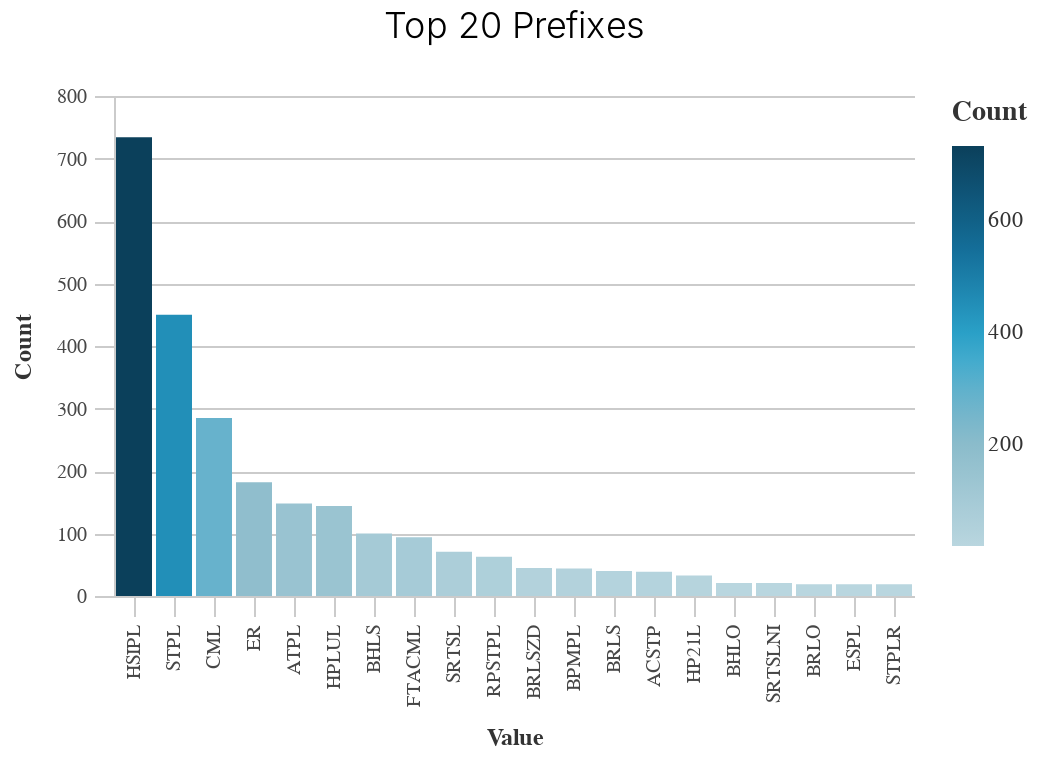

The code cell stored with this chart in its notebook:
### Code cell
display(
    Markdown(
        f"{df.prepared_y.min()}-{df.prepared_y.max()}: "
        f"<br>The **top 20 prefixes** were responsible for "
        f"**{core_prefix.pct_top20_project[0]}% of all projects** and "
        f"**{core_prefix.pct_top20_total_requested[0]}%** "
        "**of total requested funds** (2021\$)."
    )  
)

basic_bar_chart(df_top[df_top.variable=="prefix"], "value", "count", 
                title="Top 20 Prefixes")

### Figure 1 — Vega-Lite specification as saved in the notebook (floating-point values rounded to 4 significant figures)
{"width": 400, "height": 250, "background": "white", "config": {"title": {"fontSize": 18, "font": "Raleway", "anchor": "middle", "fontColor": "#333", "fontWeight": 300, "offset": 20}, "header": {"labelFont": "Nunito Sans", "titleFont": "Raleway"}, "axis": {"domain": true, "domainColor": "#cbcbcb", "grid": true, "gridColor": "#cbcbcb", "gridWidth": 1, "labelColor": "#474747", "labelFontSize": 10, "titleColor": "#333", "tickColor": "#cbcbcb", "tickSize": 10, "titleFontSize": 12, "titlePadding": 10, "labelPadding": 4, "labelFont": "Nunito Sans", "titleFont": "Raleway"}, "axisBand": {"grid": false}, "range": {"category_bright": ["#2EA8CE", "#EB9F3C", "#F4D837", "#51BF9D", "#8CBCCB", "#9487C0"], "category_bold": ["#136C97", "#E16B26", "#F6BF16", "#00896B", "#7790A3", "#5B559C"], "diverging": ["#E16B26", "#EB9F3C", "#f6e7e1", "#8CBCCB", "#2EA8CE", "#136C97"], "sequential": ["#B9D6DF", "#8CBCCB", "#2EA8CE", "#136C97", "#0B405B"]}, "legend": {"labelFont": "Nunito Sans", "labelFontSize": 11, "symbolType": "square", "symbolSize": 30, "titleFont": "Raleway", "titleFontSize": 14, "titlePadding": 10, "padding": 1, "orient": "right", "labelLimit": 0, "labelColor": "#333", "titleColor": "#333"}, "view": {"stroke": "transparent"}, "group": {"fill": "white"}, "arc": {"fill": "#8CBCCB"}, "area": {"fill": "#8CBCCB"}, "line": {"stroke": "#8CBCCB", "strokeWidth": 2}, "trail": {"color": "#8CBCCB", "stroke": "#8CBCCB", "strokeWidth": 0, "size": 1}, "path": {"stroke": "#8CBCCB", "strokeWidth": 0.5}, "rect": {"fill": "#8CBCCB"}, "point": {"filled": true, "shape": "circle"}, "shape": {"stroke": "#8CBCCB"}, "text": {"font": "Nunito Sans", "color": "#8CBCCB", "fontSize": 11, "align": "center", "fontWeight": 400, "size": 11}, "bar": {"binSpacing": 2, "fill": "#8CBCCB", "stroke": false}, "background": "white", "font": "Raleway"}, "data": {"name": "data-d93078d1cf1eeb2177c323515c53c437"}, "mark": "bar", "encoding": {"color": {"field": "count", "legend": {"title": "Count"}, "scale": {"range": ["#B9D6DF", "#8CBCCB", "#2EA8CE", "#136C97", "#0B405B"]}, "type": "quantitative"}, "tooltip": [{"field": "value", "type": "nominal"}, {"field": "count", "type": "quantitative"}], "x": {"field": "value", "sort": "-y", "title": "Value", "type": "nominal"}, "y": {"field": "count", "title": "Count", "type": "quantitative"}}, "title": "Top 20 Prefixes", "$schema": "https://vega.github.io/schema/vega-lite/v4.17.0.json", "datasets": {"data-d93078d1cf1eeb2177c323515c53c437": [{"value": "HSIPL", "count": 734, "variable": "prefix"}, {"value": "STPL", "count": 450, "variable": "prefix"}, {"value": "CML", "count": 285, "variable": "prefix"}, {"value": "ER", "count": 182, "variable": "prefix"}, {"value": "ATPL", "count": 148, "variable": "prefix"}, {"value": "HPLUL", "count": 144, "variable": "prefix"}, {"value": "BHLS", "count": 100, "variable": "prefix"}, {"value": "FTACML", "count": 94, "variable": "prefix"}, {"value": "SRTSL", "count": 71, "variable": "prefix"}, {"value": "RPSTPL", "count": 63, "variable": "prefix"}, {"value": "BRLSZD", "count": 45, "variable": "prefix"}, {"value": "BPMPL", "count": 44, "variable": "prefix"}, {"value": "BRLS", "count": 40, "variable": "prefix"}, {"value": "ACSTP", "count": 39, "variable": "prefix"}, {"value": "HP21L", "count": 33, "variable": "prefix"}, {"value": "BHLO", "count": 21, "variable": "prefix"}, {"value": "SRTSLNI", "count": 21, "variable": "prefix"}, {"value": "BRLO", "count": 19, "variable": "prefix"}, {"value": "ESPL", "count": 19, "variable": "prefix"}, {"value": "STPLR", "count": 19, "variable": "prefix"}]}}
